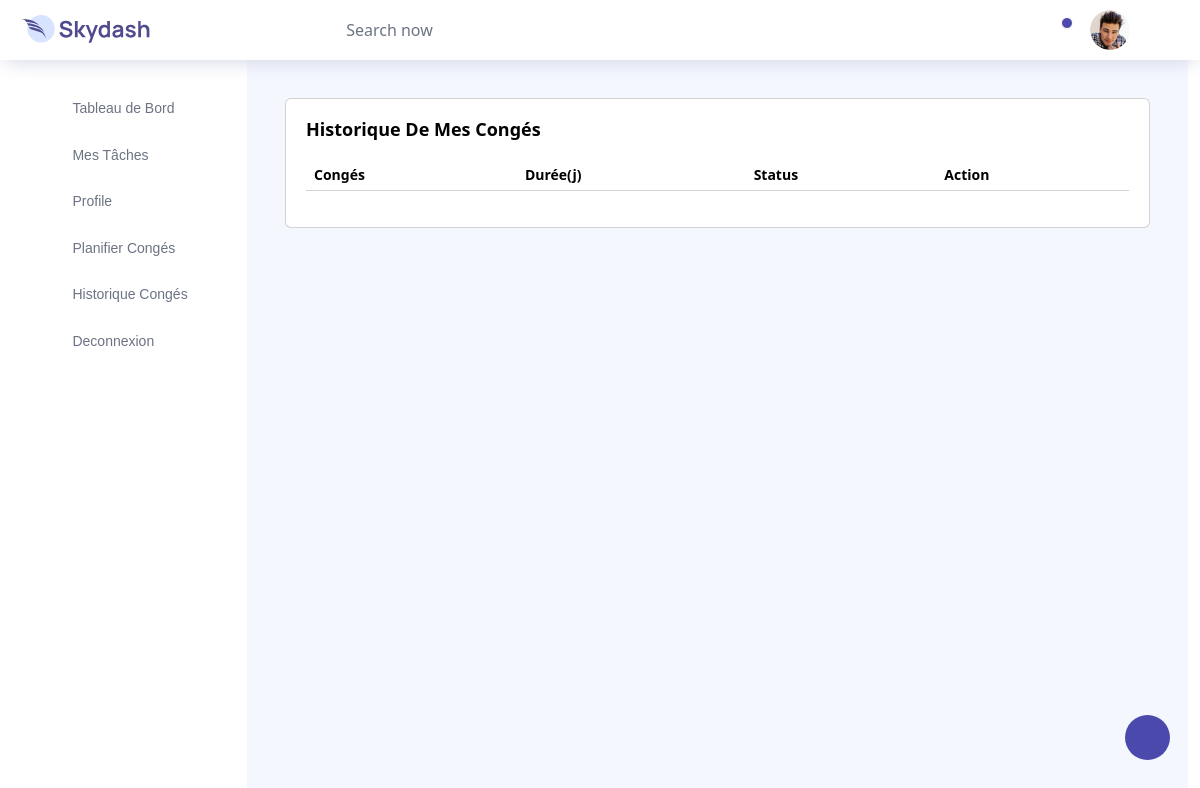
The page /conges/historique/ (signed in) on the database as committed earlier.
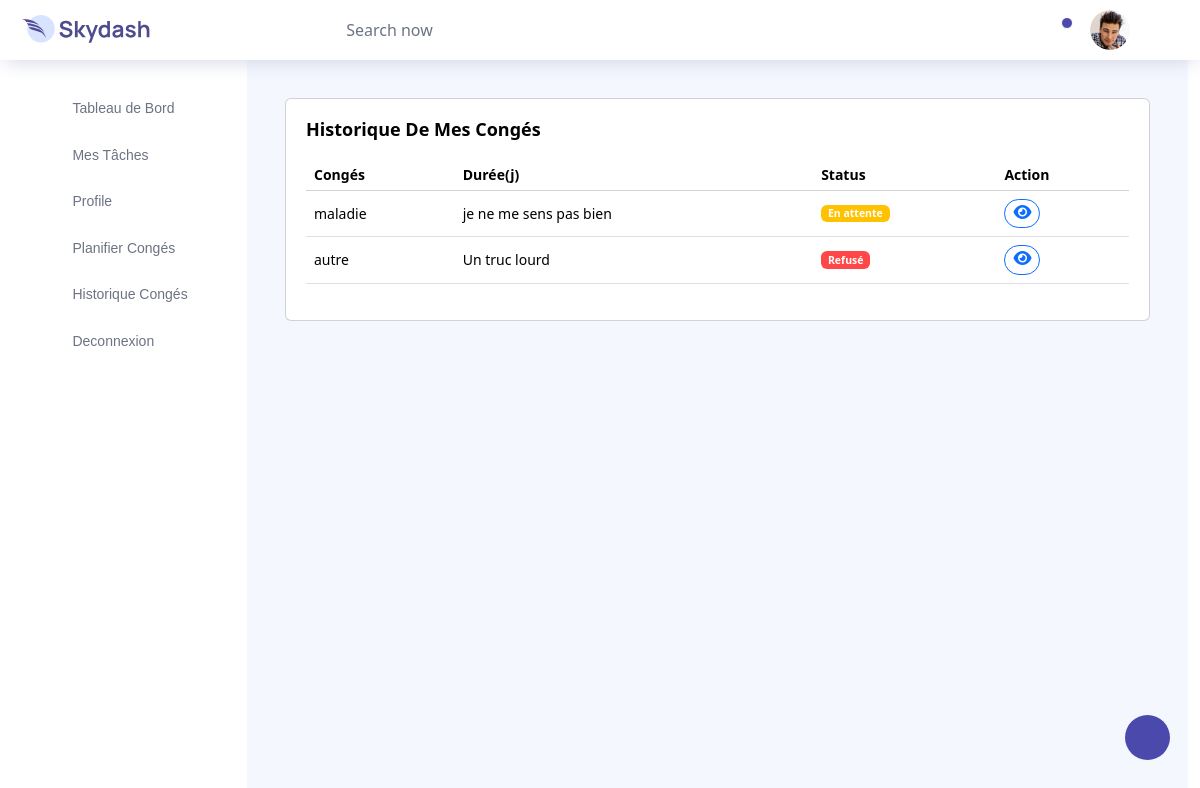
The same page on the database as committed later.
### Conges/models.py (models this page shows, shortened)
class Conges(models.Model):
    TYPE_CHOICES = [
        ('conge', 'Congé'),
        ('maladie', 'Maladie'),
        ('autre', 'Autre'),
    ]
    STATUT_CHOICES = [
        ('en_attente', 'En attente'),
        ('accepte', 'Accepté'),
        ('refuse', 'Refusé'),
    ]
    type = models.CharField(max_length=20, choices=TYPE_CHOICES)
    description = models.TextField()
    statut = models.CharField(max_length=20, choices=STATUT_CHOICES, default='en_attente')
    user = models.ForeignKey(Utilisateur, on_delete=models.CASCADE, related_name='conges')
    vu=models.BooleanField(default=False)  # Pour savoir si la demande a été vue par l'admin
    manager_reponse = models.TextField(null=True, blank=True)  # Réponse du manager
    date_reponse = models.DateTimeField(null=True, blank=True)  # Date de réponse du manager
    debut = models.DateField()
    fin = models.DateField()
    date_demande = models.DateTimeField(auto_now_add=True)

### Conges/views.py (the view)
# urls.py: path('historique/',views.historique , name='historique'),
@login_required
def historique(request):
    conges= Conges.objects.filter(user=request.user)
    return render(request, 'emp/conges/congeshistorique.html', {"conges":conges})

### templates/emp/conges/congeshistorique.html
{% extends 'emp/base.html' %}
{% block content %}
<div class="row">
  <div class="col-lg-12 grid-margin stretch-card">
    <div class="card">
      <div class="card-body">
        <h4 class="card-title">Historique de mes Congés</h4>
        <div class="table-responsive">
          <table class="table">
            <thead>
              <tr>
                <th>Congés</th>
                <th>Durée(j)</th>
                <th>Status</th>
                <th>Action</th>
              </tr>
            </thead>
            <tbody>
              {% for conge in conges %}
              <tr>
                <td> {{conge.type}} </td>
                <td>{{conge.description}}</td>
                <td>
                    {% if conge.statut == 'accepte' %}
                        <label class="badge badge-success">Accepté</label>
                    {% elif conge.statut == 'en_attente' %}
                        <label class="badge badge-warning">En attente</label>
                     {% else %}
                         <label class="badge badge-danger">Refusé</label>
                    {% endif %}
                </td>
                <td>
                    <a href="{% url 'detail' conge.id %}" class="btn btn-sm btn-outline-primary" >
                      <i class="fas fa-eye"></i>
                    </a>
                </td>
              </tr>
              {% endfor %}
            </tbody>
          </table>
        </div>
      </div>
    </div>
  </div>
</div>
{% endblock %}

Rows that differ between the two databases and show on the page:
added Conges: type "maladie", description "je ne me sens pas bien", statut "En attente"
added Conges: type "autre", description "Un truc lourd", statut "Refusé"
